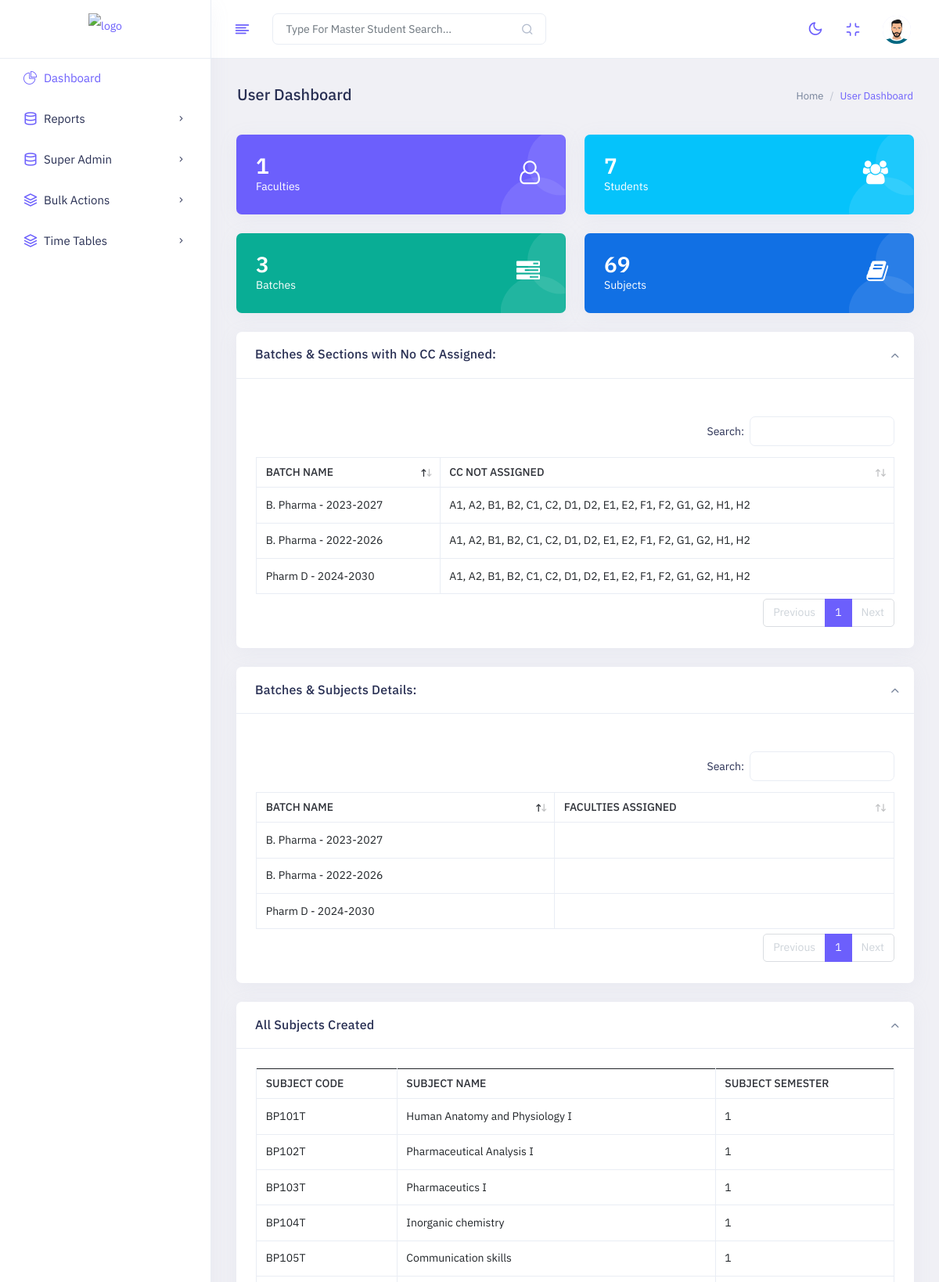
The app's page /erp/dashboard-superadmin (signed in, upper part) with its own data.
### tables this page shows
CREATE TABLE `batches` (
  `id` int(11) NOT NULL,
  `batchLabel` varchar(500) NOT NULL,
  `batchid` varchar(50) NOT NULL,
  `sectionCC` text NOT NULL,
  `faculty` longtext NOT NULL,
  `collegeid` varchar(15) NOT NULL,
  `depid` varchar(15) NOT NULL,
  `olddepid` varchar(15) NOT NULL
);

CREATE TABLE `subjects` (
  `id` int(11) NOT NULL,
  `subjectcode` varchar(50) NOT NULL,
  `subjectid` varchar(50) NOT NULL,
  `subjectname` varchar(50) NOT NULL,
  `subjectsem` int(11) NOT NULL,
  `collegeid` varchar(15) NOT NULL,
  `depid` varchar(15) NOT NULL,
  `tpp` int(1) NOT NULL,
  `lab` int(11) NOT NULL
);

### erp/conn.php (called while the page is built, shortened)
<?php
class db {
    public function mconnect() {
        try {
            $conn = new PDO("mysql:host=mysql_db.local;dbname=accadify", "root", "root");
            $conn->setAttribute(PDO::ATTR_ERRMODE, PDO::ERRMODE_EXCEPTION);
            return $conn;
        }
        catch(PDOException $e) {
            return $e->getMessage();
        }
    }
}

### erp/dashboard-superadmin.php (the view, shortened to what this page needs)
<?php
require_once 'conn.php';
$conn = new Db;
$sql = $conn->mconnect()->prepare("SELECT id FROM `users` where uid!='superadmin123123' ");
$sql->execute();
$totalUsers = $sql->rowCount();
$sql = $conn->mconnect()->prepare("SELECT id FROM `students`");
$sql->execute();
$totalStudents = $sql->rowCount();
$sql = $conn->mconnect()->prepare("SELECT id FROM `subjects` ");
$sql->execute();
$totalSubjects = $sql->rowCount();
$sql = $conn->mconnect()->prepare("SELECT id FROM `batches` ");
$sql->execute();
$totalBatches = $sql->rowCount();
$sql = $conn->mconnect()->prepare("SELECT batchLabel, sectionCC FROM `batches` ");
$sql->execute();
$ccData = $sql->fetchAll(PDO::FETCH_ASSOC);
$sql = $conn->mconnect()->prepare("SELECT faculty, batchLabel FROM `batches` ");
$sql->execute();
$facultyAssignData = $sql->fetchAll(PDO::FETCH_ASSOC);
?>
<!doctype html>
<html lang="en" dir="ltr">
<head>
    <link id="style" href="../assets/plugins/bootstrap/css/bootstrap.min.css" rel="stylesheet">
     <link href="../assets/css/style.css" rel="stylesheet">
    <link href="../assets/css/plugins.css" rel="stylesheet">
    <link href="../assets/css/icons.css" rel="stylesheet">
    <link href="../assets/switcher/css/switcher.css" rel="stylesheet">
    <link href="../assets/switcher/demo.css" rel="stylesheet">
</head>
<body class="app sidebar-mini ltr light-mode">
    <div class="page">
        <div class="page-main">
            <?php include 'header.php' ?>
            <?php include 'sidebar.php' ?>
            <div class="main-content app-content mt-0">
                <div class="side-app">
                    <div class="main-container container-fluid">
                        <div class="page-header">
                            <h1 class="page-title">User Dashboard</h1>
                            <div>
                                <ol class="breadcrumb">
                                    <li class="breadcrumb-item"><a href="#">Home</a></li>
                                    <li class="breadcrumb-item active" aria-current="page">User Dashboard</li>
                                </ol>
                            </div>
                        </div>
                        <div class="row">
                            <div class="col-sm-6 col-md-6 col-lg-6 col-xl-3">
                                <div class="card bg-primary img-card box-primary-shadow">
                                    <a href="https://www.cgccms.in/attendifi/erp/manage-users">
                                    <div class="card-body">
                                        <div class="d-flex">
                                            <div class="text-white">
                                                <h2 class="mb-0 number-font"><?php echo $totalUsers; ?></h2>
                                                <p class="text-white mb-0">Faculties</p>
                                            </div>
                                            <div class="ms-auto"> <i class="fa fa-user-o text-white fs-30 me-2 mt-2"></i> </div>
                                        </div>
                                    </div>
                                    </a>
                                </div>
                            </div>
                            <div class="col-sm-6 col-md-6 col-lg-6 col-xl-3">
                                <a href="https://www.cgccms.in/attendifi/erp/add-student">
                                <div class="card bg-secondary img-card box-secondary-shadow">
                                    <div class="card-body">
                                        <div class="d-flex">
                                            <div class="text-white">
                                                <h2 class="mb-0 number-font"><?php echo $totalStudents; ?></h2>
                                                <p class="text-white mb-0">Students</p>
                                            </div>
                                            <div class="ms-auto"> <i class="fa fa-users text-white fs-30 me-2 mt-2"></i> </div>
                                        </div>
                                    </div>
                                </div>
                                </a>
                            </div>
                            <div class="col-sm-6 col-md-6 col-lg-6 col-xl-3">
                                <div class="card  bg-success img-card box-success-shadow">
                                    <a href="https://www.cgccms.in/attendifi/erp/manage-batches">
                                    <div class="card-body">
                                        <div class="d-flex">
                                            <div class="text-white">
                                                <h2 class="mb-0 number-font"><?php echo $totalBatches; ?></h2>
                                                <p class="text-white mb-0">Batches</p>
                                            </div>
                                            <div class="ms-auto"> <i class="fa fa-tasks text-white fs-30 me-2 mt-2"></i> </div>
                                        </div>
                                    </div>
                                    </a>
                                </div>
                            </div>
                            <div class="col-sm-6 col-md-6 col-lg-6 col-xl-3">
                                <a href="https://www.cgccms.in/attendifi/erp/manage-subjects">
                                <div class="card bg-info img-card box-info-shadow">
                                    <div class="card-body">
                                        <div class="d-flex">
                                            <div class="text-white">
                                                <h2 class="mb-0 number-font"><?php echo $totalSubjects; ?></h2>
                                                <p class="text-white mb-0">Subjects</p>
                                            </div>
                                            <div class="ms-auto"> <i class="fa fa-book text-white fs-30 me-2 mt-2"></i> </div>
                                        </div>
                                    </div>
                                </div>
                                </a>
                            </div>
                        </div>
                        <div class="row">
                            <div class="col-12">
                                <div class="card">
                                    <div class="card-header">
                                        <h3 class="card-title">Batches & Sections with No CC Assigned: </h3>
                                        <div class="card-options">
                                            <a href="javascript:void(0)" class="card-options-collapse" data-bs-toggle="card-collapse"><i class="fe fe-chevron-up"></i></a>
                                        </div>
                                    </div>
                                    <div class="card-body">
                                    <div class="table-responsive">
                                            <table id="datatable" class="datatable table table-bordered text-nowrap key-buttons border-bottom">
                                                <thead>
                                                    <tr>
                                                        <th class="border-bottom-0">Batch Name</th>
                                                        <th class="border-bottom-0">CC Not Assigned</th>
                                                    </tr>
                                                </thead>
                                                <tbody>
                                                    <?php
                                                        foreach ($ccData as $key => $value) {
                                                            ?>
                                                            <tr>
                                                                <td><?php echo $value["batchLabel"]; ?></td>
                                                                <?php
                                                            $allSectionswithNoCC = array();
                                                            $sectionCC = json_decode($value["sectionCC"], true);
                                                            echo "<td>";
                                                            for($i=1;$i<=8;$i++) {
                                                                for ($p=1; $p < 3; $p++) {
                                                                    $sectionTag = $i."-".$p;
                                                                    if(!isset($sectionCC[$sectionTag])) {
                                                                        $sectionTag = chr($i+64).$p;
                                                                        array_push($allSectionswithNoCC, $sectionTag);
                                                                    }
                                                                }
                                                            }
                                                            echo $allSectionsStr = implode(', ', $allSectionswithNoCC);
                                                            echo "</td>";
                                                            ?>
                                                            </tr>
                                                            <?php
                                                        }
                                                    ?>
                                                </tbody>
                                            </table>
                                        </div>
                                    </div>
                                </div>
                            </div>
                        </div>
                        <div class="row">
                            <div class="col-12">
                                <div class="card">
                                    <div class="card-header">
                                        <h3 class="card-title">Batches & Subjects Details: </h3>
                                        <div class="card-options">
                                            <a href="javascript:void(0)" class="card-options-collapse" data-bs-toggle="card-collapse"><i class="fe fe-chevron-up"></i></a>
                                        </div>
                                    </div>
                                    <div class="card-body">
                                    <div class="table-responsive">
                                            <table id="file-datatable1" class="table table-bordered text-nowrap key-buttons border-bottom">
                                                <thead>
                                                    <tr>
                                                        <th class="border-bottom-0">Batch Name</th>
                                                        <th class="border-bottom-0">Faculties Assigned</th>
                                                    </tr>
                                                </thead>
                                                <tbody>
                                                    <?php
                                                        foreach ($facultyAssignData as $key => $value) {
                                                            echo "<tr>";
                                                            echo "<td>".$value['batchLabel']."</td>";
                                                            echo "<td>";
                                                            echo "</td>";
                                                            echo "</tr>";
                                                        }
                                                    ?>
                                                </tbody>
                                            </table>
                                        </div>
                                    </div>
                                </div>
                            </div>
                        </div>
                        <div class="row">
                            <div class="col-12">
                                <div class="card">
                                    <div class="card-header">
                                        <h3 class="card-title">All Subjects Created </h3>
                                        <div class="card-options">
                                            <a href="javascript:void(0)" class="card-options-collapse" data-bs-toggle="card-collapse"><i class="fe fe-chevron-up"></i></a>
                                        </div>
                                    </div>
                                    <div class="card-body">
                                    <div class="table-responsive">
                                            <table id="file-datatable2" class="table table-bordered text-nowrap key-buttons border-bottom">
                                                <thead>
                                                    <tr>
                                                        <th class="border-bottom-0">Subject Code</th>
                                                        <th class="border-bottom-0">Subject Name</th>
                                                        <th class="border-bottom-0">Subject Semester</th>
                                                    </tr>
                                                </thead>
                                                <tbody>
                                                    <?php
                                                    $sql = $conn->mconnect()->prepare("SELECT subjectcode, subjectname, subjectsem FROM `subjects` ");
                                                    $sql->execute();
                                                    foreach ($sql->fetchAll(PDO::FETCH_ASSOC) as $key => $value) {
                                                        echo "<tr>";
                                                        echo "<td>".$value['subjectcode']."</td>";
                                                        echo "<td>".$value['subjectname']."</td>";
                                                        echo "<td>".$value['subjectsem']."</td>";
                                                        echo "</tr>";
                                                    }
                                                    ?>
                                                </tbody>
                                            </table>
                                        </div>
                                    </div>
                                </div>
                            </div>
                        </div>
                    </div>
                </div>
            </div>
        </div>
</body>
</html>

### records on screen
batches: batchLabel "B. Pharma - 2023-2027", allSectionswithNoCC "A1, A2, B1, B2, C1, C2, D1, D2, E1, E2, F1, F2, G1, G2, H1, H2"
batches: batchLabel "B. Pharma - 2022-2026", allSectionswithNoCC "A1, A2, B1, B2, C1, C2, D1, D2, E1, E2, F1, F2, G1, G2, H1, H2"
batches: batchLabel "Pharm D - 2024-2030", allSectionswithNoCC "A1, A2, B1, B2, C1, C2, D1, D2, E1, E2, F1, F2, G1, G2, H1, H2"
subjects: subjectcode "BP101T", subjectname "Human Anatomy and Physiology I", subjectsem "1"
subjects: subjectcode "BP102T", subjectname "Pharmaceutical Analysis I", subjectsem "1"
subjects: subjectcode "BP103T", subjectname "Pharmaceutics I", subjectsem "1"
subjects: subjectcode "BP104T", subjectname "Inorganic chemistry", subjectsem "1"
subjects: subjectcode "BP105T", subjectname "Communication skills", subjectsem "1"

### other values on screen
$totalUsers "1"
$totalStudents "7"
$totalBatches "3"
$totalSubjects "69"
